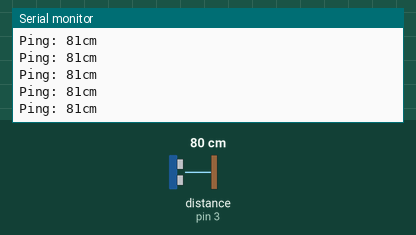
Simulated run of this sketch. Board: Arduino Uno, built with avr-gcc and run on an emulated ATmega328P. Shown: the last lines printed to the serial monitor. Inputs (shaded band) come from the test bench; at power-on: distance to the obstacle (sensor on pin 3) 80 cm. The echo pulse lasts 58.3 µs per cm.

Above: at 1.2 s.
1.3 s: distance to the obstacle (sensor on pin 3) set to 2 cm
At 1.34 s:
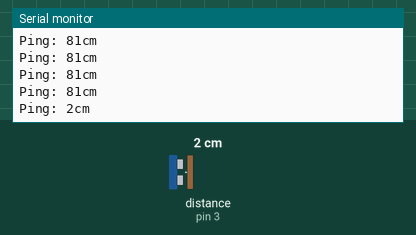
2.8 s: distance to the obstacle (sensor on pin 3) set to 4 cm
At 2.82 s:
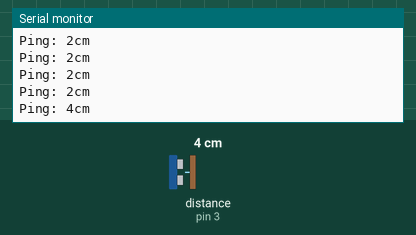
Timing chart, 0 to 5.8 s (numbered marks = the images above; inputs shaded):
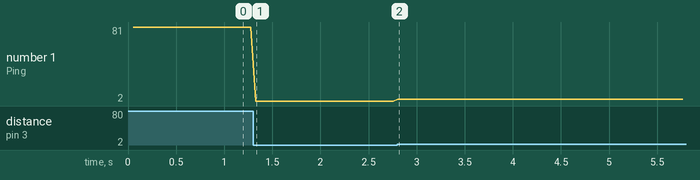

Measured:
- after the input at 1.3 s, the serial monitor: prints a new line at once (image 1)
- after the input at 2.8 s, the serial monitor: prints a new line at once (image 2)
- plotted number 1: 81 → 2 after the input at 1.3 s, 2 → 4 after the input at 2.8 s

The sketch:

Ultrasonic.ino
```cpp
// ---------------------------------------------------------------------------
// Example NewPing library sketch that does a ping about 20 times per second.
// ---------------------------------------------------------------------------

#include <NewPing.h>

#define TRIGGER_PIN  2  // Arduino pin tied to trigger pin on the ultrasonic sensor.
#define ECHO_PIN     3  // Arduino pin tied to echo pin on the ultrasonic sensor.
#define MAX_DISTANCE 200 // Maximum distance we want to ping for (in centimeters). Maximum sensor distance is rated at 400-500cm.

NewPing sonar(TRIGGER_PIN, ECHO_PIN, MAX_DISTANCE); // NewPing setup of pins and maximum distance.

void setup() {
  Serial.begin(115200); // Open serial monitor at 115200 baud to see ping results.
}

void loop() {
  delay(50);                      // Wait 50ms between pings (about 20 pings/sec). 29ms should be the shortest delay between pings.
  unsigned int uS = sonar.ping(); // Send ping, get ping time in microseconds (uS).
  Serial.print("Ping: ");
  Serial.print(uS / US_ROUNDTRIP_CM); // Convert ping time to distance in cm and print result (0 = outside set distance range)
  Serial.println("cm");
}
```
